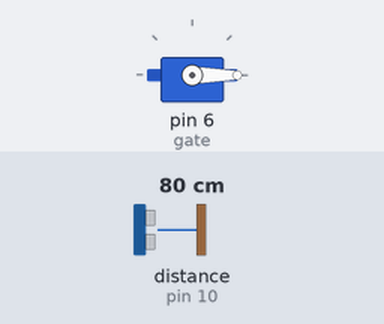
This sketch was run on a simulated Arduino Uno, built with avr-gcc and run on an emulated ATmega328P. Shown: servo. Wiring (inferred from the names in the program): ultrasonic range finder: trigger pin 9; echo pin 10. Inputs (shaded band) come from the test bench; at power-on: distance to the obstacle (sensor on pin 10) 80 cm. The echo pulse lasts 58.3 µs per cm.

Above: at 1.3 s.
1.4 s: distance to the obstacle (sensor on pin 10) set to 23 cm
2.9 s: distance to the obstacle (sensor on pin 10) set to 19 cm
At 4.3 s:
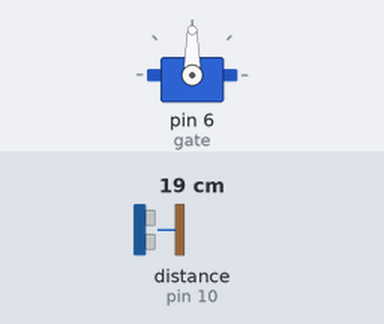
Timing chart, 0 to 10.0 s (numbered marks = the images above; inputs shaded):
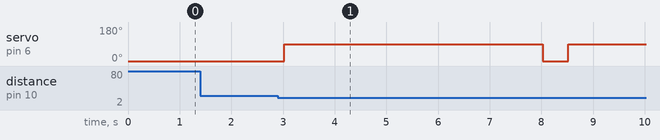

The sketch:

Smart_gate.ino
```cpp
#include <Servo.h>

Servo gate;

int trigPin = 9;
int echoPin = 10;
long duration;
int distance;

void setup() {
  gate.attach(6);
  pinMode(trigPin, OUTPUT);
  pinMode(echoPin, INPUT);
  gate.write(0);
}

void loop() {

  digitalWrite(trigPin, LOW);
  delayMicroseconds(2);
  digitalWrite(trigPin, HIGH);
  delayMicroseconds(10);
  digitalWrite(trigPin, LOW);

  duration = pulseIn(echoPin, HIGH);
  distance = duration * 0.034 / 2;

  if (distance < 20) {
    gate.write(90);
    delay(5000);
    gate.write(0);
  }

  delay(500);
}
```

Measured:
- the behaviour switches between 21 and 20 cm on distance to the obstacle (sensor on pin 10) (found by bisection; images 0 and 1)
- after the input at 1.4 s, every drawn part: stays the same
- after the input at 2.9 s, servo on pin 6 (gate): 0° → 90° after 0.12 s, → 0° 5.0 s later, → 90° 0.50 s later
